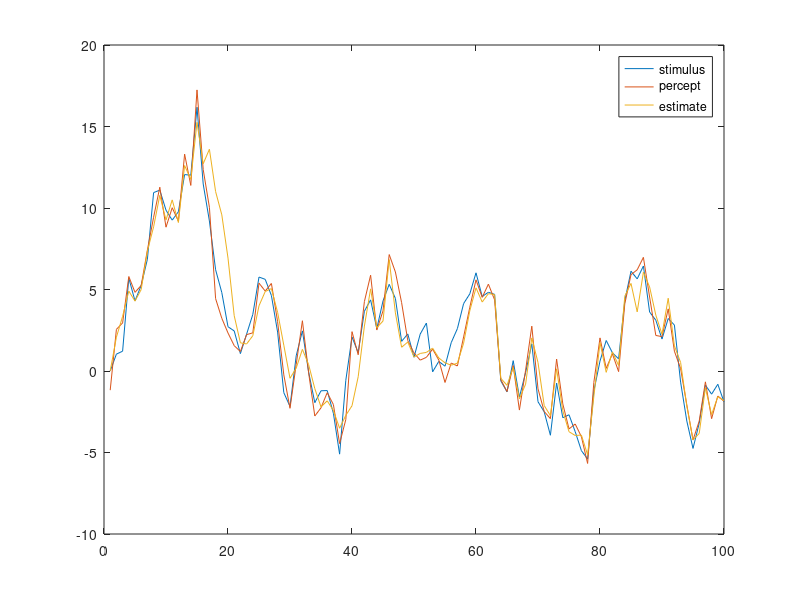

MATLAB code for this plot:
% in this code I used the theory on a particle filter from the paper: 
% "A tutorial on particle filters", by M. Speekenbrink
% in this we track a latent states of a stochastic process, by calculating
% the a sequence of posterior distributions over consecutive observations
% the process that will be estimated is a Gaussian random walk, showing the
% change over time of the envelope and facial movements made in speech
% In the generative model this case represents the audio track for the case
% of C=2

% rng(5); %set random seed
t_max=100; %set number of time steps in the process
n=10; %set the number of observations made for each time step, this becomes the amount of particles for each step

c=1.0; %setting a parameter for the resampling, as this is done when N_eff<=c*n, setting c=1 means at every step, setting c=0 means you never resample
%% the particle filter 
%firstly the random walk

%setting arrays to store the important parameters
a_s=zeros(t_max,1); %to be estimated
a_x=zeros(t_max,1); %noisy observations, want one observation for each time step
phi_x=zeros(t_max,n); %the samples from the distribution will be stored in here, need N samples per time step
w=zeros(t_max,n); %the weights of the different particles can be stored in here, one weight for each sample
est=zeros(t_max,1); %the array to store the estimates in, these will be formed by the sum over the particles, weighted by their respective weight
N_eff=zeros(t_max,1); %array to store the effective sample size
U=zeros(t_max,n); %storing a parameter for deciding when to resample
sig_e_s=2; %setting the variance of the random walk
sig_e_ax=1; %setting the noise in the observations

%initialising the parameters
f_a_x=a_s(1)+normrnd(0,sig_e_ax); %creating the parameter that relates the noisy percept to the stimulus
a_x(1)=f_a_x;
phi_x(1,:)=normrnd(0,sig_e_s,1,n);
%now for the calculation of the weights we run into a small issue if we
%keep this continuous, as then the P(y|phi) would be 0 for every y (as the
%y is defined as a infinitly precise number in that case, thus the area
%under the curve would be 0). Thus we need to discritize the normal
%distribution of P(y|phi), so that the probability of a value is defined.
%It can then be calculated through the difference between the point just
%below and just above y in a cumulative distribution.
x_comp=linspace(-100,100,1000000); %making a large range of points, with small steps in between to evaluate the probabilities at
w_b=(normcdf(a_x(1),x_comp(dsearchn(x_comp',phi_x(1,:)')),sig_e_ax)); %obtain the cdf for lower estimate
w_ab=(normcdf(a_x(1),x_comp(dsearchn(x_comp',phi_x(1,:)')+ones(size(phi_x(1,:),1))),sig_e_ax)); %obtain cdf for higher estimate
w(1,:)=(w_b-w_ab)/(sum(w_b-w_ab)); %obtain weights and normalise, note for t=0 no multiplication with previous weights
c_av_s=[normrnd(0,sig_e_s)]; %drawing c_av^s from the normal distribution
for i=2:t_max
    e_s=normrnd(0,sig_e_s);
    c_av_s=[c_av_s c_av_s(i-1)+e_s]; %storing and adding noise
    f_a_s=c_av_s(i); %creating the parameter that relates the stimulus to the unnoisy/ideal percept, not necessary but might help in understanding the code
    a_s(i)=f_a_s; %we now have the ideal percept, this is the latent state
    f_a_x=c_av_s(i)+normrnd(0,sig_e_ax); %creating the parameter that relates the noisy percept to the stimulus
    a_x(i)=f_a_x; %we now get the noisy percepts, from which we attempt to get the latent state
    
    %now we have to update the samples from the distribution, and their
    %respective weights for the next time step
    phi_x(i,:)=normrnd(phi_x(i-1),sig_e_s,1,n); 
    w_b=(normcdf(a_x(i),x_comp(dsearchn(x_comp',phi_x(i,:)')),sig_e_ax)); %obtain the cdf for lower estimate
    w_ab=(normcdf(a_x(i),x_comp(dsearchn(x_comp',phi_x(i,:)')+ones(size(phi_x(i,:),1))),sig_e_ax)); %obtain cdf for higher estimate
    w(i,:)=((w_b-w_ab).*w(i-1,:))/(sum(((w_b-w_ab).*w(i-1,:)))); %obtain weights and normalise, note that now they have to be multiplied with the previous weigths
    
    %now we can obtain the particle filter estimates
    est(i)=sum(phi_x(i,:).*w(i,:));

    %resampling step, using a so called systematic resampler
    N_eff(i)=1/(sum(w(i,:).*w(i,:))); %the effective weight of the samples
    if N_eff(i) <= c*n
        u=unifrnd(0,1,n,1);
        w_sum=cumsum(w(i,:));
        w(i,:)=1/n;
        for i_b=1:n 
            for r=2:n
                U(i_b,:)=((i_b-1)/n)+u;
                if w_sum(r-1)<=U(i_b,r) && U(i_b,r)<w_sum(r)
                    phi_x(i,i_b)=phi_x(i,r);
                end
            end
        end
    end
end

%% plotting the trajectories
plot(a_s);
hold on
plot(a_x);
% plot(phi_x);
plot(est);
legend("stimulus","percept","estimate");